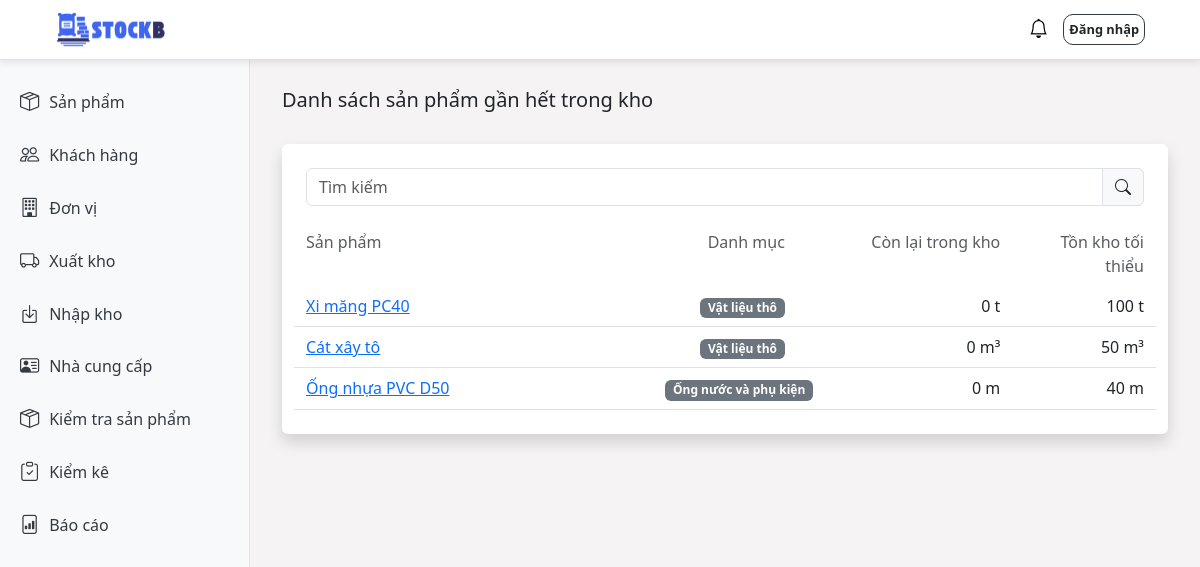
The page /check/low-stock on the database its author committed.
### stockb/models.py (models this page shows, shortened)
class Product(models.Model):
    product_name = models.CharField(max_length=100)
    description = models.TextField(blank=True)
    purchase_price = models.DecimalField(max_digits=10, decimal_places=0)
    selling_price = models.DecimalField(max_digits=10, decimal_places=0)
    minimum_stock = models.IntegerField(default=0)
    inspection_time = models.IntegerField(default=0)
    category = models.ForeignKey(ProductCategory, on_delete=models.CASCADE)
    unit = models.ForeignKey(Unit, on_delete=models.CASCADE)
    supplier = models.ForeignKey(Supplier, on_delete=models.CASCADE)
    created_at = models.DateTimeField(auto_now_add=True)
    updated_at = models.DateTimeField(auto_now=True)

class ProductCategory(models.Model):
    category_name = models.CharField(max_length=100)
    description = models.TextField(
        blank=True,
        null=True
    )
    created_at = models.DateTimeField(auto_now_add=True)
    updated_at = models.DateTimeField(auto_now=True)

class Unit(models.Model):
    unit_name = models.CharField(max_length=50)
    unit_symbol = models.CharField(max_length=10)
    created_at = models.DateTimeField(auto_now_add=True)
    updated_at = models.DateTimeField(auto_now=True)

### stockb/views/check_views.py (the view)
# urls.py: path('check/low-stock', check_views.low_stock_list_view, name='low_stock_list'),
def low_stock_list_view(request):
    low_stock_products = []
    products = Product.objects.all().prefetch_related('product_details').select_related('category', 'unit')
    for product in products:
        total_quantity = product.product_details.aggregate(total=Sum('remaining_quantity'))['total'] or 0
        if total_quantity <= product.minimum_stock:
            low_stock_products.append({
                'product': product,
                'total_quantity': total_quantity,
                'minimum_stock': product.minimum_stock,
            })
    context = {
        "title": "Hàng gần hết trong kho",
        "low_stock_products": low_stock_products,
    }
    return render(request, 'check/low_stock_list.html', context)

### stockb/context_processors.py (called while the page is built)
def notifications(request):
    return {
        'notifications': Notification.objects.all()[:50]
    }

### stockb/templates/check/low_stock_list.html (shortened to what this page needs)
{% extends 'base.html' %}
{% block content %}
    <div class="d-flex justify-content-between align-items-center mb-4">
        <h5>Danh sách sản phẩm gần hết trong kho</h5>
    </div>
    <div class="container bg-white p-4 rounded shadow">
        <form method="get" class="input-group mb-4">
            <input type="text" name="q" class="form-control" placeholder="Tìm kiếm" value="{{ search_query }}">
            <button type="submit" class="input-group-text"><i class="bi bi-search"></i></button>
        </form>
        <div class="row mb-2 text-muted">
            <div class="col-5">Sản phẩm</div>
            <div class="col-2 text-end">Danh mục</div>
            <div class="col-3 text-end">Còn lại trong kho</div>
            <div class="col-2 text-end">Tồn kho tối thiểu</div>
        </div>
        {% for item in low_stock_products %}
        <div class="row py-2 border-bottom align-items-center">
            <a href="/product/{{ item.product.id }}" class="col-5">
                {{ item.product.product_name }}
            </a>
            <div class="col-2 text-end">
                <span class="badge bg-secondary">{{ item.product.category.category_name }}</span>
            </div>
            <div class="col-3 text-end">
                <span>{{ item.total_quantity }} {{ item.product.unit.unit_symbol }}</span>
            </div>
            <div class="col-2 text-end">
                <span>{{ item.minimum_stock }} {{ item.product.unit.unit_symbol }}</span>
            </div>
        </div>
        {% empty %}
        <div class="row py-2">
            <div class="col-12 text-center text-muted">
                Không có sản phẩm nào gần hết trong kho.
            </div>
        </div>
        {% endfor %}
    </div>
{% endblock %}

### rows shown on the page
Product: product.product_name "Xi măng PC40", product.category.category_name "Vật liệu thô", total_quantity "0", product.unit.unit_symbol "t", minimum_stock "100"
Product: product.product_name "Cát xây tô", product.category.category_name "Vật liệu thô", total_quantity "0", product.unit.unit_symbol "m³", minimum_stock "50"
Product: product.product_name "Ống nhựa PVC D50", product.category.category_name "Ống nước và phụ kiện", total_quantity "0", product.unit.unit_symbol "m", minimum_stock "40"
